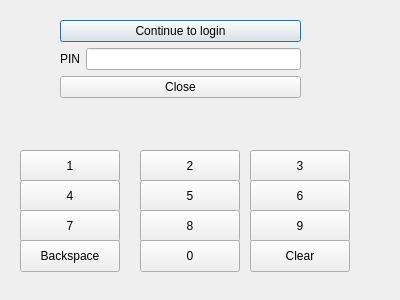
<?xml version="1.0" encoding="UTF-8"?>
<ui version="4.0">
 <class>pin</class>
 <widget class="QDialog" name="pin">
  <property name="geometry">
   <rect>
    <x>0</x>
    <y>0</y>
    <width>400</width>
    <height>300</height>
   </rect>
  </property>
  <property name="windowTitle">
   <string>Dialog</string>
  </property>
  <widget class="QWidget" name="formLayoutWidget">
   <property name="geometry">
    <rect>
     <x>60</x>
     <y>20</y>
     <width>241</width>
     <height>111</height>
    </rect>
   </property>
   <layout class="QFormLayout" name="formLayout">
    <item row="0" column="0" colspan="2">
     <widget class="QPushButton" name="buttonPin">
      <property name="text">
       <string>Continue to login</string>
      </property>
     </widget>
    </item>
    <item row="1" column="0">
     <widget class="QLabel" name="label">
      <property name="text">
       <string>PIN</string>
      </property>
     </widget>
    </item>
    <item row="1" column="1">
     <widget class="QLineEdit" name="linePinSignal">
      <property name="echoMode">
       <enum>QLineEdit::Password</enum>
      </property>
     </widget>
    </item>
    <item row="2" column="0" colspan="2">
     <widget class="QPushButton" name="buttonClosePin">
      <property name="text">
       <string>Close</string>
      </property>
     </widget>
    </item>
   </layout>
  </widget>
  <widget class="QPushButton" name="buttonNum1">
   <property name="geometry">
    <rect>
     <x>20</x>
     <y>150</y>
     <width>100</width>
     <height>32</height>
    </rect>
   </property>
   <property name="text">
    <string>1</string>
   </property>
  </widget>
  <widget class="QPushButton" name="buttonNum2">
   <property name="geometry">
    <rect>
     <x>140</x>
     <y>150</y>
     <width>100</width>
     <height>32</height>
    </rect>
   </property>
   <property name="text">
    <string>2</string>
   </property>
  </widget>
  <widget class="QPushButton" name="buttonNum3">
   <property name="geometry">
    <rect>
     <x>250</x>
     <y>150</y>
     <width>100</width>
     <height>32</height>
    </rect>
   </property>
   <property name="text">
    <string>3</string>
   </property>
  </widget>
  <widget class="QPushButton" name="buttonNum4">
   <property name="geometry">
    <rect>
     <x>20</x>
     <y>180</y>
     <width>100</width>
     <height>32</height>
    </rect>
   </property>
   <property name="text">
    <string>4</string>
   </property>
  </widget>
  <widget class="QPushButton" name="buttonNum5">
   <property name="geometry">
    <rect>
     <x>140</x>
     <y>180</y>
     <width>100</width>
     <height>32</height>
    </rect>
   </property>
   <property name="text">
    <string>5</string>
   </property>
  </widget>
  <widget class="QPushButton" name="buttonNum6">
   <property name="geometry">
    <rect>
     <x>250</x>
     <y>180</y>
     <width>100</width>
     <height>32</height>
    </rect>
   </property>
   <property name="text">
    <string>6</string>
   </property>
  </widget>
  <widget class="QPushButton" name="buttonNum7">
   <property name="geometry">
    <rect>
     <x>20</x>
     <y>210</y>
     <width>100</width>
     <height>32</height>
    </rect>
   </property>
   <property name="text">
    <string>7</string>
   </property>
  </widget>
  <widget class="QPushButton" name="buttonNum8">
   <property name="geometry">
    <rect>
     <x>140</x>
     <y>210</y>
     <width>100</width>
     <height>32</height>
    </rect>
   </property>
   <property name="text">
    <string>8</string>
   </property>
  </widget>
  <widget class="QPushButton" name="buttonNum9">
   <property name="geometry">
    <rect>
     <x>250</x>
     <y>210</y>
     <width>100</width>
     <height>32</height>
    </rect>
   </property>
   <property name="text">
    <string>9</string>
   </property>
  </widget>
  <widget class="QPushButton" name="buttonNum0">
   <property name="geometry">
    <rect>
     <x>140</x>
     <y>240</y>
     <width>100</width>
     <height>32</height>
    </rect>
   </property>
   <property name="text">
    <string>0</string>
   </property>
  </widget>
  <widget class="QPushButton" name="buttonBackspace">
   <property name="geometry">
    <rect>
     <x>20</x>
     <y>240</y>
     <width>100</width>
     <height>32</height>
    </rect>
   </property>
   <property name="text">
    <string>Backspace</string>
   </property>
  </widget>
  <widget class="QPushButton" name="buttonClear">
   <property name="geometry">
    <rect>
     <x>250</x>
     <y>240</y>
     <width>100</width>
     <height>32</height>
    </rect>
   </property>
   <property name="text">
    <string>Clear</string>
   </property>
  </widget>
 </widget>
 <resources/>
 <connections/>
</ui>
